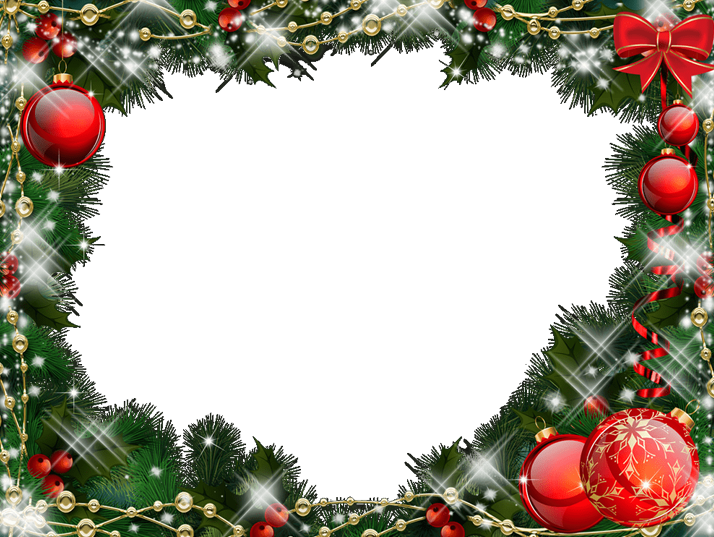
#> input picture img_frames/frame_1.png, 714 x 537 px; its folder holds only this picture in this run
$ python add_frame.py ../img_frames/frame_1.png
#> lines starting #> are read from the running program, lines starting #| are printed output that depends on the picture
from PIL import Image
import os
import random
import sys


# Returns the final img with the given frame
def add_frame(img_path, frame_path):
#> called with img_path = '../img_frames/frame_1.png', frame_path = './img_frames//frame_1.png'
	img = Image.open(img_path, 'r').convert("RGBA")
#> img is the input picture: PIL image 714x537 RGBA; mean R, G, B, A 65.3, 59.2, 43.1, 130
	frame = Image.open(frame_path, 'r').convert("RGBA")
	frame = frame.resize(img.size)
	final = Image.new('RGBA', img.size)
#> final: PIL image 714x537 RGBA; every value is 0
	final = Image.alpha_composite(final, img)
	final = Image.alpha_composite(final, frame)
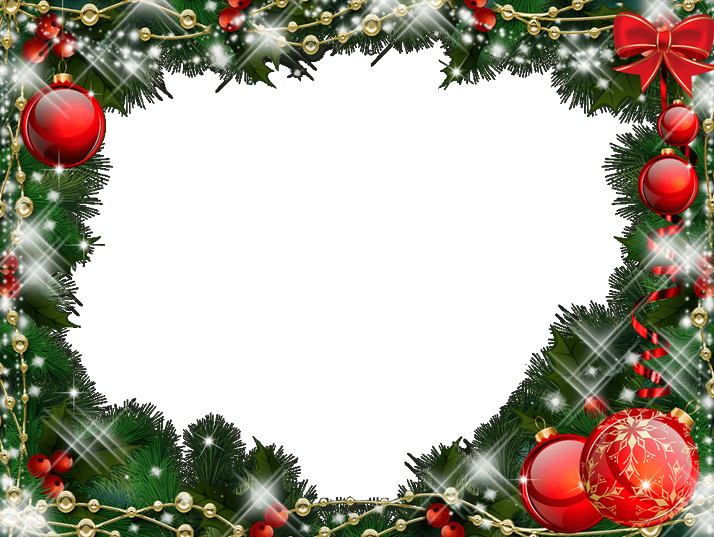
#> final: PIL image 714x537 RGBA; mean R, G, B, A 53.6, 45.8, 32.9, 131.7; transparent parts drawn white
	return final

# Picks a random frame from the given dir and adds it to img.
# If the output_path is not given, the img will be overwritten.
def add_random_frame(img_path, output_path=None, frames_dir='./img_frames/'):
	frames = os.listdir(frames_dir)
	frame_path = frames_dir + '/' + random.choice(frames)

	framed_img = add_frame(img_path, frame_path)
	if output_path is None:
		output_path = img_path

	framed_img.save(output_path)

if __name__ == '__main__':
	add_random_frame(sys.argv[1], 'out.png')

$ run again, on img_frames/frame_3.png
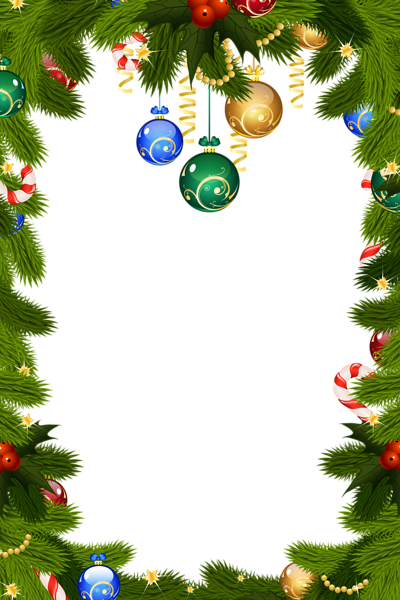
#> input picture img_frames/frame_3.png, 400 x 600 px
#> in add_frame, img is the input picture: PIL image 400x600 RGBA; mean R, G, B, A 40.2, 47.6, 13.3, 104.3
#> in add_frame, `final = Image.alpha_composite(final, frame)`:
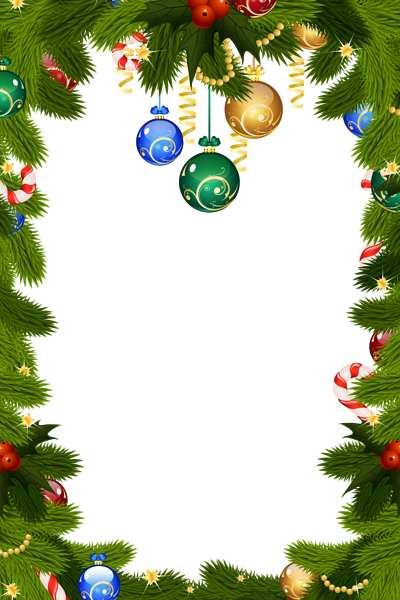
#> final: PIL image 400x600 RGBA; mean R, G, B, A 40.2, 47.6, 13.3, 107.2; transparent parts drawn white
